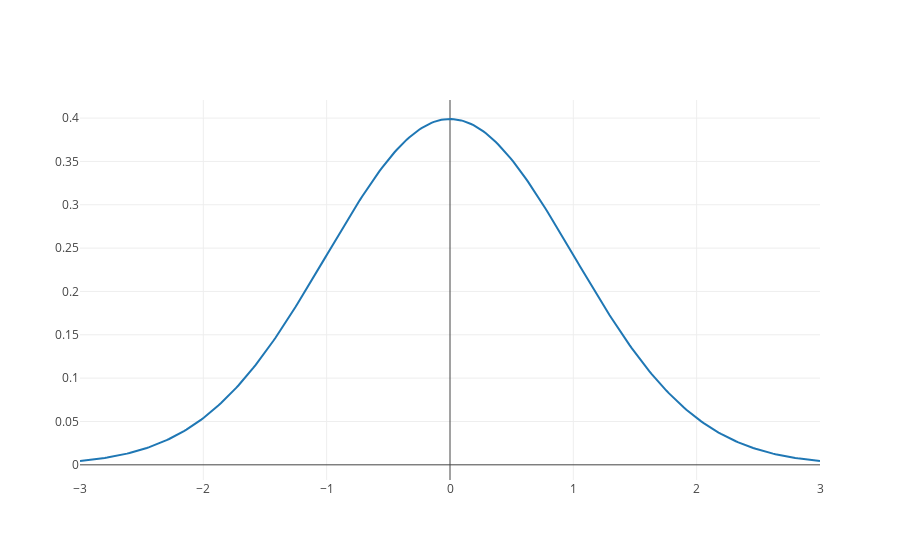

Notebook code cell kept with this figure:
### Code cell
data = [
    {"type": "scatter", "x": xrange, "y": yrange}
]

fig = go.FigureWidget(data=data)
iplot(fig)

### Figure 1 — Plotly figure (JSON) as saved in the notebook; plotly's stock layout.template omitted (floating-point values rounded to 4 significant figures; data arrays with more than 128 entries replaced by an {"elided": "..."} marker saying what was removed)
{"data": [{"type": "scatter", "uid": "c6401959-a802-49e8-8828-416b4fd610f0", "x": {"elided": "300 float values"}, "y": {"elided": "300 float values"}}], "layout": {"autosize": true, "xaxis": {"autorange": true, "range": [-3, 3], "type": "linear"}, "yaxis": {"autorange": true, "range": [-0.01748, 0.4208], "type": "linear"}}}
